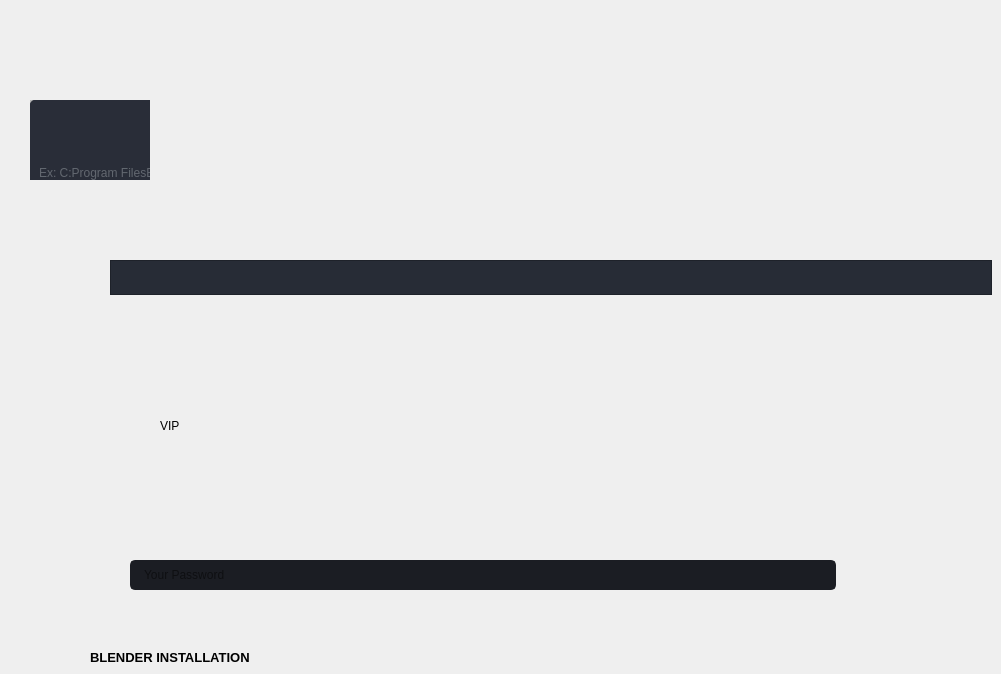
                  <widget class="QWidget" name="page_vip">
                   <widget class="QFrame" name="frame_4">
                    <property name="geometry">
                     <rect>
                      <x>30</x>
                      <y>100</y>
                      <width>120</width>
                      <height>80</height>
                     </rect>
                    </property>
                    <property name="frameShape">
                     <enum>QFrame::StyledPanel</enum>
                    </property>
                    <property name="frameShadow">
                     <enum>QFrame::Raised</enum>
                    </property>
                    <widget class="QFrame" name="frame_div_content_3">
                     <property name="geometry">
                      <rect>
                       <x>0</x>
                       <y>0</y>
                       <width>882</width>
                       <height>110</height>
                      </rect>
                     </property>
                     <property name="minimumSize">
                      <size>
                       <width>0</width>
                       <height>110</height>
                      </size>
                     </property>
                     <property name="maximumSize">
                      <size>
                       <width>16777215</width>
                       <height>110</height>
                      </size>
                     </property>
                     <property name="styleSheet">
                      <string notr="true">background-color: rgb(41, 45, 56);
border-radius: 5px;
</string>
                     </property>
                     <property name="frameShape">
                      <enum>QFrame::NoFrame</enum>
                     </property>
                     <property name="frameShadow">
                      <enum>QFrame::Raised</enum>
                     </property>
                     <layout class="QVBoxLayout" name="verticalLayout_14">
                      <property name="spacing">
                       <number>0</number>
                      </property>
                      <property name="leftMargin">
                       <number>0</number>
                      </property>
                      <property name="topMargin">
                       <number>0</number>
                      </property>
                      <property name="rightMargin">
                       <number>0</number>
                      </property>
                      <property name="bottomMargin">
                       <number>0</number>
                      </property>
                      <item>
                       <widget class="QFrame" name="frame_content_wid_3">
                        <property name="frameShape">
                         <enum>QFrame::NoFrame</enum>
                        </property>
                        <property name="frameShadow">
                         <enum>QFrame::Raised</enum>
                        </property>
                        <layout class="QHBoxLayout" name="horizontalLayout_14">
                         <item>
                          <layout class="QGridLayout" name="gridLayout_4">
                           <property name="bottomMargin">
                            <number>0</number>
                           </property>
                           <item row="0" column="1">
                            <widget class="QPushButton" name="pushButton_3">
                             <property name="minimumSize">
                              <size>
                               <width>150</width>
                               <height>30</height>
                              </size>
                             </property>
                             <property name="font">
                              <font>
                               <family>Segoe UI</family>
                               <pointsize>9</pointsize>
                              </font>
                             </property>
                             <property name="styleSheet">
                              <string notr="true">QPushButton {
	border: 2px solid rgb(52, 59, 72);
	border-radius: 5px;	
	background-color: rgb(52, 59, 72);
}
QPushButton:hover {
	background-color: rgb(57, 65, 80);
	border: 2px solid rgb(61, 70, 86);
}
QPushButton:pressed {	
	background-color: rgb(35, 40, 49);
	border: 2px solid rgb(43, 50, 61);
}</string>
                             </property>
                             <property name="text">
                              <string>Open Blender</string>
                             </property>
                             <property name="icon">
                              <iconset resource="files.qrc">
                               <normaloff>:/16x16/icons/16x16/cil-folder-open.png</normaloff>:/16x16/icons/16x16/cil-folder-open.png</iconset>
                             </property>
                            </widget>
                           </item>
                           <item row="1" column="0" colspan="2">
                            <widget class="QLabel" name="labelVersion_5">
                             <property name="styleSheet">
                              <string notr="true">color: rgb(98, 103, 111);</string>
                             </property>
                             <property name="lineWidth">
                              <number>1</number>
                             </property>
                             <property name="text">
                              <string>Ex: C:Program FilesBlender FoundationBlender 2.82 blender.exe</string>
                             </property>
                             <property name="alignment">
                              <set>Qt::AlignLeading|Qt::AlignLeft|Qt::AlignVCenter</set>
                             </property>
                            </widget>
                           </item>
                          </layout>
                         </item>
                        </layout>
                       </widget>
                      </item>
                     </layout>
                    </widget>
                   </widget>
                   <widget class="QLabel" name="label_2">
                    <property name="geometry">
                     <rect>
                      <x>160</x>
                      <y>420</y>
                      <width>56</width>
                      <height>12</height>
                     </rect>
                    </property>
                    <property name="text">
                     <string>VIP</string>
                    </property>
                   </widget>
                   <widget class="QLineEdit" name="lineEdit_3">
                    <property name="geometry">
                     <rect>
                      <x>130</x>
                      <y>560</y>
                      <width>706</width>
                      <height>30</height>
                     </rect>
                    </property>
                    <property name="minimumSize">
                     <size>
                      <width>0</width>
                      <height>30</height>
                     </size>
                    </property>
                    <property name="styleSheet">
                     <string notr="true">QLineEdit {
	background-color: rgb(27, 29, 35);
	border-radius: 5px;
	border: 2px solid rgb(27, 29, 35);
	padding-left: 10px;
}
QLineEdit:hover {
	border: 2px solid rgb(64, 71, 88);
}
QLineEdit:focus {
	border: 2px solid rgb(91, 101, 124);
}</string>
                    </property>
                    <property name="placeholderText">
                     <string>Your Password</string>
                    </property>
                   </widget>
                   <widget class="QFrame" name="frame_title_wid_3">
                    <property name="geometry">
                     <rect>
                      <x>110</x>
                      <y>260</y>
                      <width>882</width>
                      <height>35</height>
                     </rect>
                    </property>
                    <property name="maximumSize">
                     <size>
                      <width>16777215</width>
                      <height>35</height>
                     </size>
                    </property>
                    <property name="styleSheet">
                     <string notr="true">background-color: rgb(39, 44, 54);</string>
                    </property>
                    <property name="frameShape">
                     <enum>QFrame::StyledPanel</enum>
                    </property>
                    <property name="frameShadow">
                     <enum>QFrame::Raised</enum>
                    </property>
                    <layout class="QVBoxLayout" name="verticalLayout_17"/>
                   </widget>
                   <widget class="QLabel" name="labelBoxBlenderInstalation_3">
                    <property name="geometry">
                     <rect>
                      <x>90</x>
                      <y>650</y>
                      <width>862</width>
                      <height>15</height>
                     </rect>
                    </property>
                    <property name="font">
                     <font>
                      <family>Segoe UI</family>
                      <pointsize>10</pointsize>
                      <weight>75</weight>
                      <bold>true</bold>
                     </font>
                    </property>
                    <property name="styleSheet">
                     <string notr="true"/>
                    </property>
                    <property name="text">
                     <string>BLENDER INSTALLATION</string>
                    </property>
                   </widget>
                  </widget>
